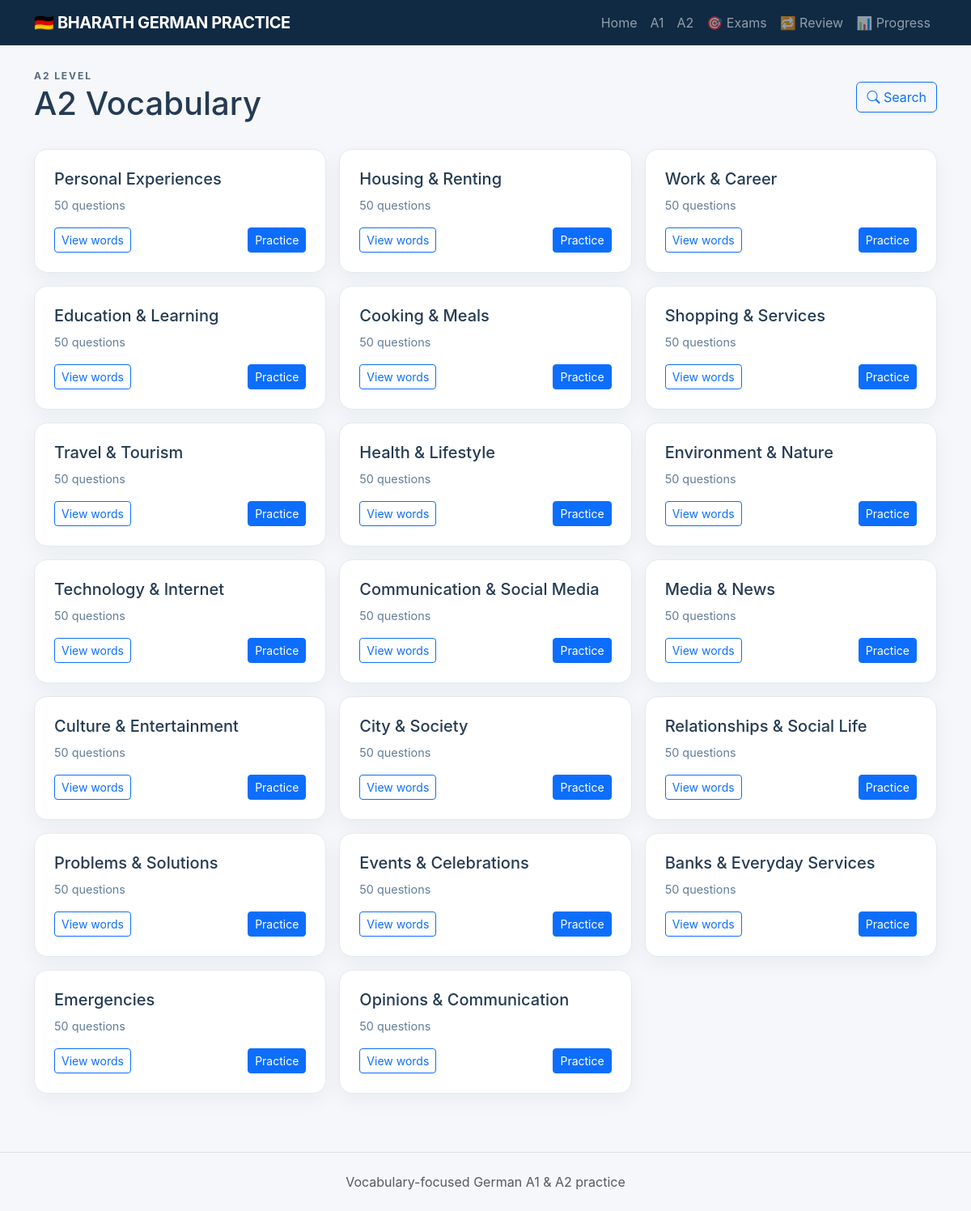
The page /a2 on the database its author committed.
### tables this page shows
CREATE TABLE topics (
 id INTEGER PRIMARY KEY, level TEXT NOT NULL, kind TEXT NOT NULL, name TEXT NOT NULL,
 UNIQUE(level, kind, name)
);

### app.py (the view)
@app.route("/a1")
@app.route("/a2")
def level():
    level_name = request.path.strip("/").upper()
    topic_rows = rows("""SELECT t.*, COUNT(w.id) word_count FROM topics t
        LEFT JOIN words w ON w.topic_id=t.id WHERE t.level=?
        GROUP BY t.id ORDER BY t.id""", (level_name,))
    return render_template("topics.html", level=level_name, topics=topic_rows)

### app.py (called while the page is built)
def db():
    conn = sqlite3.connect(DB_PATH)
    conn.row_factory = sqlite3.Row
    conn.execute("PRAGMA foreign_keys = ON")
    return conn

def rows(sql, params=()):
    with db() as conn:
        return conn.execute(sql, params).fetchall()

@app.context_processor
def template_globals():
    return {"active": request.path}

### templates/topics.html
{% extends "base.html" %}{% block title %}{{ level }} Vocabulary{% endblock %}{% block content %}
<div class="d-flex justify-content-between align-items-center mb-4"><div><span class="eyebrow">{{ level }} LEVEL</span><h1>{{ level }} Vocabulary</h1></div><a href="/search" class="btn btn-outline-primary"><i class="bi bi-search"></i> Search</a></div>
<div class="row g-3">{% for topic in topics %}<div class="col-md-6 col-lg-4"><div class="topic-card"><h5>{{ topic.name }}</h5><span>{{ topic.word_count }} questions</span><div class="mt-3"><a href="/vocabulary/topic/{{ topic.id }}" class="btn btn-sm btn-outline-primary">View words</a><a href="/vocabulary/quiz/{{ topic.id }}" class="btn btn-sm btn-primary float-end">Practice</a></div></div></div>{% endfor %}</div>
{% endblock %}

### templates/base.html (shortened to what this page needs)
<!doctype html><html lang="en"><head>
<link href="https://cdn.jsdelivr.net/npm/bootstrap@5.3.3/dist/css/bootstrap.min.css" rel="stylesheet">
<link href="https://cdn.jsdelivr.net/npm/bootstrap-icons@1.11.3/font/bootstrap-icons.css" rel="stylesheet">
<link rel="stylesheet" href="{{ url_for('static',filename='css/style.css') }}"></head><body>
<nav class="navbar navbar-expand-lg navbar-dark bg-navy sticky-top"><div class="container">
<a class="navbar-brand fw-bold" href="/">🇩🇪 BHARATH GERMAN PRACTICE</a>
<div id="nav" class="collapse navbar-collapse"><div class="navbar-nav ms-auto">
<a class="nav-link" href="/">Home</a><a class="nav-link" href="/a1">A1</a><a class="nav-link" href="/a2">A2</a>
<a class="nav-link" href="/exams">🎯 Exams</a><a class="nav-link" href="/review">🔁 Review</a>
<a class="nav-link" href="/progress">📊 Progress</a></div></div></div></nav>
<main class="container py-4">{% block content %}{% endblock %}</main>
<footer class="border-top py-4 mt-5 text-center text-muted">Vocabulary-focused German A1 &amp; A2 practice</footer>
{% block scripts %}{% endblock %}</body></html>

### static/css/style.css (style rules this page uses)
:root { --navy:#102a43;--blue:#1f5f9b;--yellow:#f5c542;--ink:#243b53;--muted:#627d98;--bg:#f5f7fa }
body { background:var(--bg);color:var(--ink);font-family:Inter,system-ui,-apple-system,Segoe UI,sans-serif }
.bg-navy { background:var(--navy) }
.navbar-brand { letter-spacing:-.02em }
.eyebrow { font-size:.75rem;letter-spacing:.16em;font-weight:700;opacity:.75 }
.feature-card,.level-card,.topic-card,.stat-card,.quiz-card,.result-card,.progress-panel,.word-detail { background:#fff;border:1px solid #e4e9ef;border-radius:1rem;padding:1.5rem;box-shadow:0 8px 24px #102a430d }
.topic-card { min-height:115px }
.topic-card span { color:var(--muted);font-size:.9rem }

### rows shown on the page
topics: name "Personal Experiences", word_count "50"
topics: name "Housing & Renting", word_count "50"
topics: name "Work & Career", word_count "50"
topics: name "Education & Learning", word_count "50"
topics: name "Cooking & Meals", word_count "50"
topics: name "Shopping & Services", word_count "50"
topics: name "Travel & Tourism", word_count "50"
topics: name "Health & Lifestyle", word_count "50"
topics: name "Environment & Nature", word_count "50"
topics: name "Technology & Internet", word_count "50"
topics: name "Communication & Social Media", word_count "50"
topics: name "Media & News", word_count "50"
topics: name "Culture & Entertainment", word_count "50"
topics: name "City & Society", word_count "50"
topics: name "Relationships & Social Life", word_count "50"
topics: name "Problems & Solutions", word_count "50"
topics: name "Events & Celebrations", word_count "50"
topics: name "Banks & Everyday Services", word_count "50"
topics: name "Emergencies", word_count "50"
topics: name "Opinions & Communication", word_count "50"

### other values the page prints
{{ level }} "A2"
